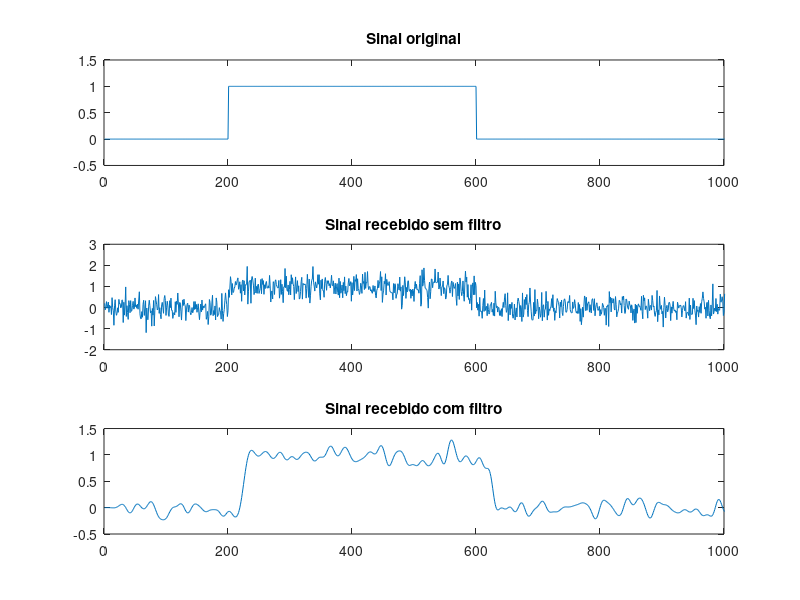

The MATLAB script that drew this image:
% --- SISTEMAS DE COMUNICACAO 1 ---
% AULA 15: Transmissao Digital - Parte 3
% DIA 02/04/2018
% Jessica de Souza

% Simulando uma transmissao em um canal AWGN

close all;
clear all;
clc;

% Dados
Rb = 10000;   % taxa de transmissao de bit
N = 100;      % fator de superamostragem
SNR = 6;      % Relação sinal ruido em dB

% Calculo do desv. padrao do ruido
N0 = 1/(10^(SNR/10));
var_awgn = sqrt(N0/2);

% Gerando a informação
%NO MATLAB:
%info = randint(1,10000);
%NO OCTAVE:
info = randi(2,1, Rb)-1;
info_up = upsample(info,N);

% Criando o filtro e formatando o sinal
filtro = ones(1,N);
a_t = filter(filtro,1,info_up);

% Gerando o ruido
n_t = randn(1,length(info_up))*var_awgn;

% Soma do sinal com o ruido (sinal AWGN de um receptor)
sinal_rx = a_t + n_t;   % sinal recebido

% Amostra o sinal para cada pulso iniciar no centro de cada bit
% Z_t = a_t + n_t
Z_t = sinal_rx(50:100:end);

% Compara o sinal com o valor de 0,5 para transforma-lo em binario
info_hat = Z_t>0.5;

% Verificação de erro do sinal recebido
num_err = sum(xor(info,info_hat));
BER = num_err/length(info_hat)

% Cria o filtro para recuperar o sinal
filtro_rx = fir1(50,0.1);                     % filtro passa baixa de ordem 50
sinal_rx_filt = filter(filtro_rx,1,sinal_rx); % sinal recebido e filtrado

% Amostra o sinal para cada pulso iniciar no centro de cada bit
Zt2 = sinal_rx_filt(50:100:end);

% Compara o sinal com o valor de 0,5 para transforma-lo em binario
info_ft = Zt2>0.5;

% Verificação de erro do sinal recebido apos filtra-lo
num_err2 = sum(xor(info,info_ft));
BER2 = num_err2/length(info_hat)

% Plotando os resultados
figure,
subplot(311),plot(a_t);
title('Sinal original');
axis([0 1000 -0.5 1.5]);
subplot(312),plot(sinal_rx);
title('Sinal recebido sem filtro');
xlim([0 1000]);
subplot(313),plot(sinal_rx_filt);
title('Sinal recebido com filtro');
xlim([0 1000]);
